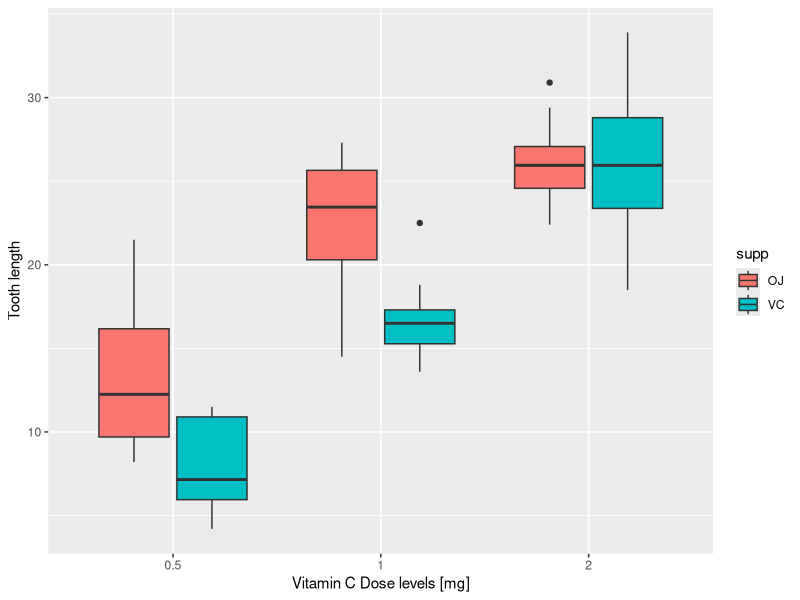

Write the R code that produced this figure.
## ---- chunk 1
# Load ToothGrowth data
library(datasets)
library(ggplot2)
data(ToothGrowth)

# Change the dose attribute to be a factor. Thiw will help with the graphs
# coloring.
ToothGrowth$dose <- as.factor(ToothGrowth$dose)
## ---- chunk 2
summary(ToothGrowth)
## ---- chunk 3
p <- ggplot(ToothGrowth, aes(factor(supp), x = dose, y=len, fill=supp))
p + geom_boxplot() + labs(x="Vitamin C Dose levels [mg]", y="Tooth length")
## ---- chunk 4
# Split data by dosage and supplement
tables <- split(ToothGrowth,list(ToothGrowth$dose,ToothGrowth$supp))
## ---- chunk 5
t.test(tables$'0.5.VC'$len - tables$'0.5.OJ'$len, paired=F, var.equal=F)
## ---- chunk 6
t.test(tables$'1.VC'$len - tables$'1.OJ'$len, paired=F, var.equal=F)
## ---- chunk 7
t.test(tables$'2.VC'$len - tables$'2.OJ'$len, paired=F, var.equal=F)
